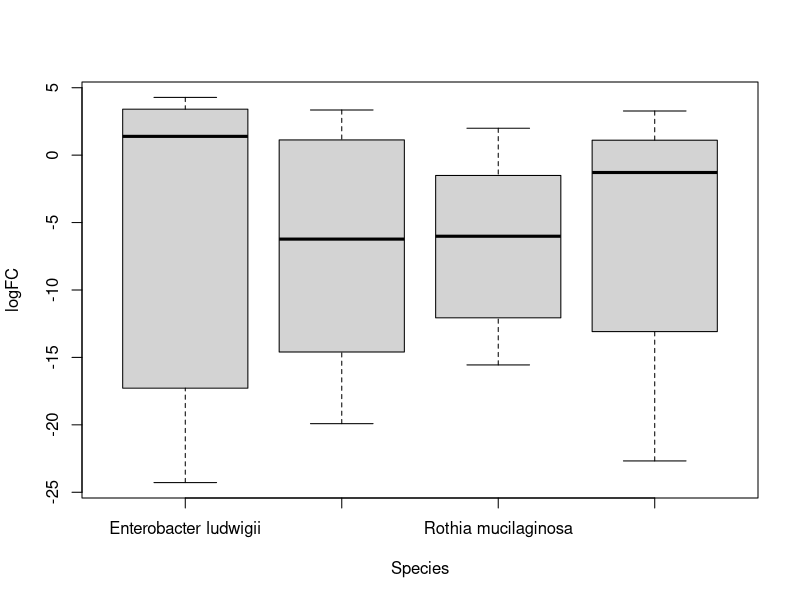
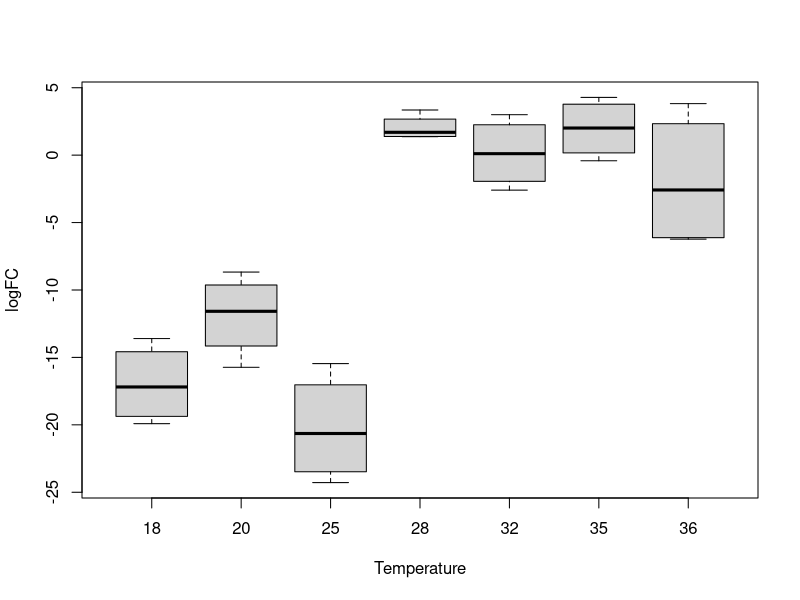
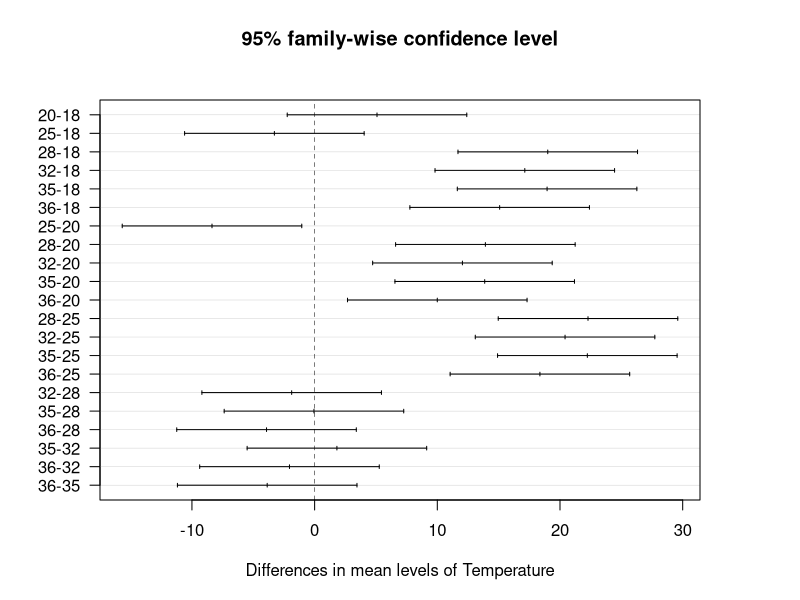

Write the R code that produced these figures, in order.
# Load packages
# install.packages("multcomp")
library("multcomp")

# load files and turn into factors
logFCs<-read.csv('species_logFC.csv', header=T)
logFCs$Species<-factor(logFCs$Species, 
                       levels=c("Enterobacter ludwigii",
                                "Gardnerella vaginalis",
                                "Rothia mucilaginosa",
                                "Enterobacter roggenkampii"))

logFCs$Temperature<-factor(logFCs$Temperature,levels=c("18","20","25","28","32","35","36"))

sumlogFCs<-summary(logFCs)

# 
plot(logFC~Species+Temperature,data=logFCs)

# Run anova model for temperature. 
logFCsaov<-aov(logFC~Temperature, data=logFCs)

# TUKEY HSD
tuktab<-TukeyHSD(logFCsaov)

# Plot HSD 
with(par(mai=c(1,1,1,1)),{plot(tuktab, las=1, cex.axis=1, srt=45)})
